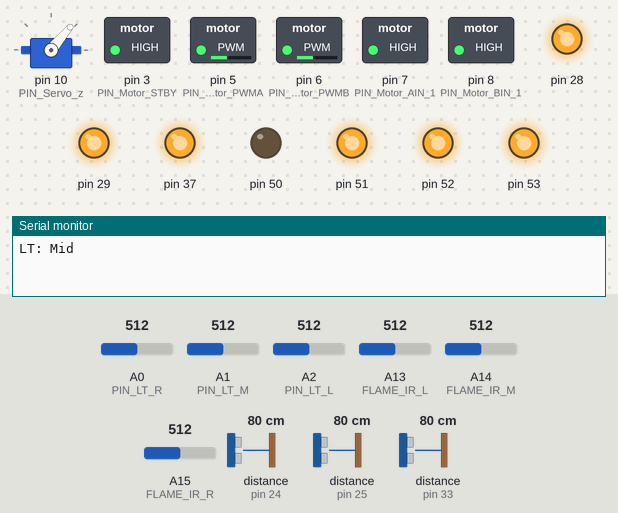
The sketch below on a simulated Arduino Mega 2560, built with avr-gcc and run on an emulated ATmega2560. On the bench: servo, switched loads named in the sketch (green lamp = pin HIGH), output pins drawn as LEDs (lit = HIGH), the last lines printed to the serial monitor. Wiring (inferred from the names in the program): 3 × ultrasonic range finder: trigger pin 26, echo pin 24 / trigger pin 27, echo pin 25 / trigger pin 35, echo pin 33. Dashed ring = blinking. Inputs (shaded band) come from the test bench; at power-on: distance to the obstacle (sensors on pin 24, pin 25, pin 33) 80 cm, A14 (FLAME_IR_M) = 512, A13 (FLAME_IR_L) = 512, A0 (PIN_LT_R) = 512, A1 (PIN_LT_M) = 512, A2 (PIN_LT_L) = 512, A15 (FLAME_IR_R) = 512. The echo pulse lasts 58.3 µs per cm; random numbers use the default seed unless the sketch sets one; pins used as bus, display or sensor lines are not drawn.

Above: at 2.2 s.
2.3 s: distance to the obstacle (sensor on pin 24) set to 13 cm
3.8 s: distance to the obstacle (sensor on pin 24) set to 10 cm
At 4.6 s:
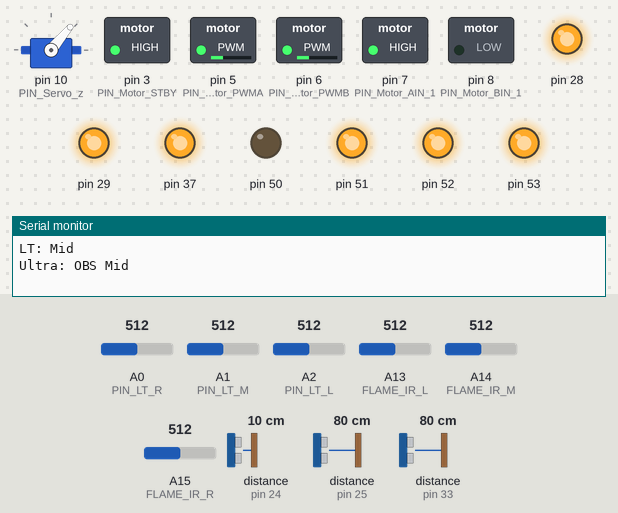
6.8 s: A14 (FLAME_IR_M) set to 481
At 7.16 s:
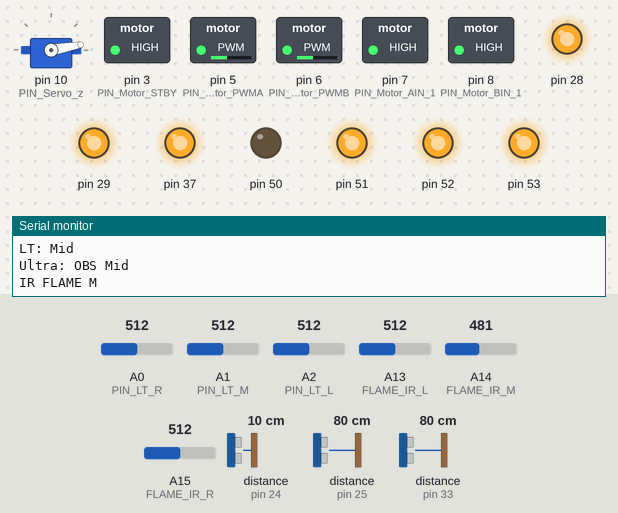
9.8 s: A14 (FLAME_IR_M) set to 716
At 10.7 s:
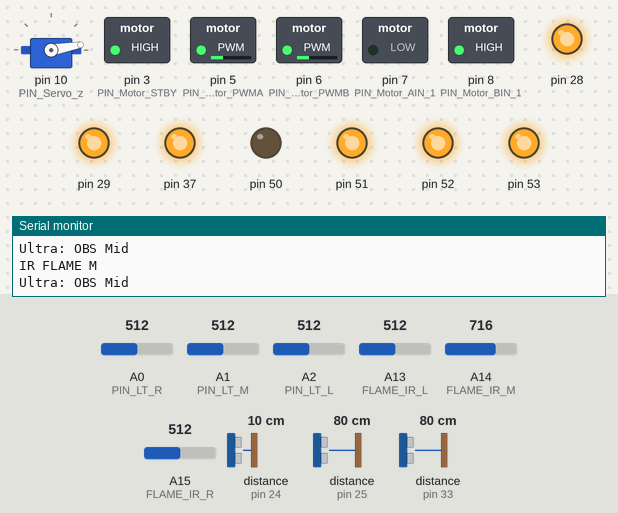
12.8 s: A13 (FLAME_IR_L) set to 484
At 13.42 s:
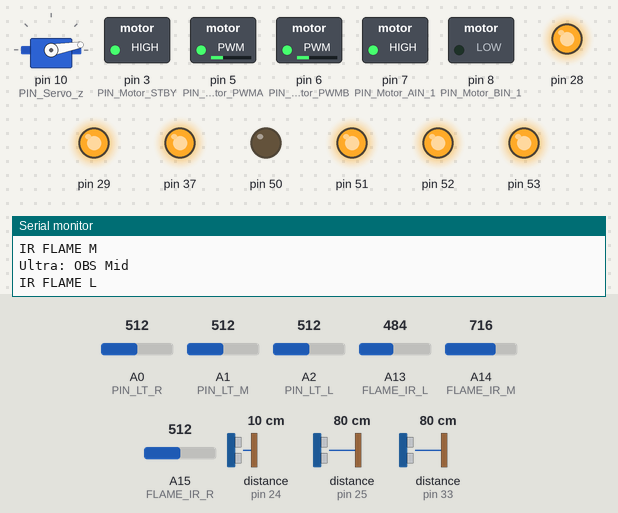
15.8 s: A13 (FLAME_IR_L) set to 510
At 16.9 s:
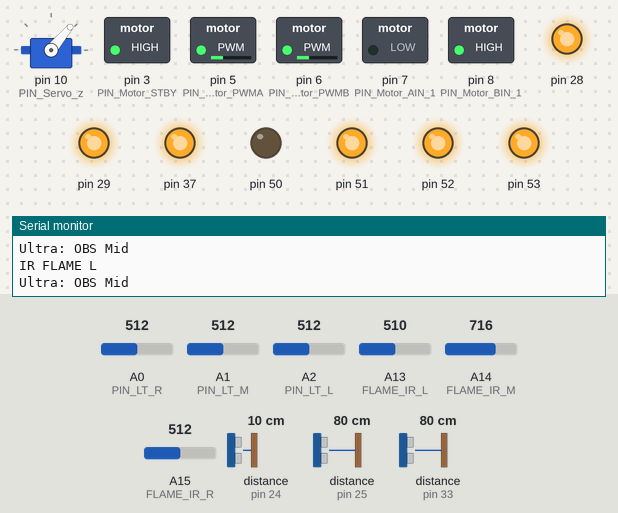
Timing chart, 0 to 19.8 s (numbered marks = the images above; inputs shaded):
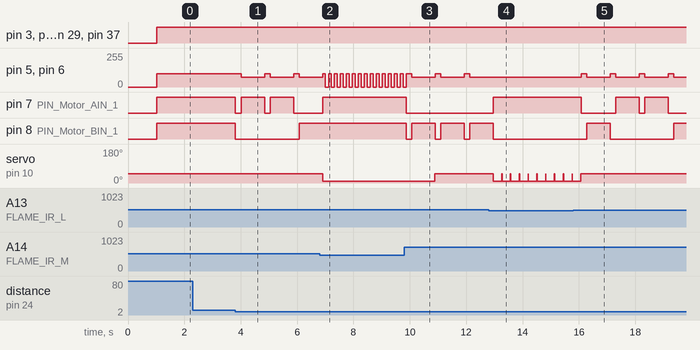

The sketch:

CPS607.ino
```cpp
#include <avr/wdt.h>
#include "DeviceDriverSet_xxx0.h"
#include "ApplicationFunctionSet_xxx0.h"

void setup()
{
  Application_FunctionSet.ApplicationFunctionSet_Init();
}

void loop()
{
  Application_FunctionSet.ApplicationFunctionSet_Main();
}
```

ApplicationFunctionSet_xxx0.cpp
```cpp
#include <hardwareSerial.h>
#include <stdio.h>
#include <stdlib.h>
#include <time.h>
#include <string.h>
#include "ApplicationFunctionSet_xxx0.h"
#include "DeviceDriverSet_xxx0.h"

// When enabled the robot will output values but the motors will not activate
#define freeze_mode_enabled false
#define init_servo_pos 50
#define second_servo_pos 10

#define forward_speed 100
#define backward_speed 100
#define turn_speed 75

#define IR_LR_delay 300
#define flame_forward_delay 100
#define flame_stop_delay 100

#define OBS_LR_delay 100
#define backup_delay 200
#define backup_turn_delay 800
#define mid_dist 10
#define LR_dist 10
#define LR_main_extra 0
#define LR_compare 7

ApplicationFunctionSet Application_FunctionSet;

DeviceDriverSet_Motor AppMotor;
DeviceDriverSet_ULTRASONIC AppULTRASONIC_OBS_L;
DeviceDriverSet_ULTRASONIC AppULTRASONIC_OBS_M;
DeviceDriverSet_ULTRASONIC AppULTRASONIC_OBS_R;
DeviceDriverSet_LINE_TRACKER AppLINE_TRACKER;
DeviceDriverSet_FLAME_IR AppLINE_FLAME_IR;
DeviceDriverSet_Servo AppServo;

static boolean function_xxx(long x, long s, long e)
{
  if (s <= x && x <= e)
    return true;
  else
    return false;
}

enum SmartRobotCarMotionControl
{
  Forward,       //(1)
  Backward,      //(2)
  Left,          //(3)
  Right,         //(4)
  LeftForward,   //(5)
  LeftBackward,  //(6)
  RightForward,  //(7)
  RightBackward, //(8)
  stop_it        //(9)
};

void ApplicationFunctionSet_SmartRobotCarMotionControl(SmartRobotCarMotionControl direction, uint8_t is_speed);

void ApplicationFunctionSet::ApplicationFunctionSet_Init(void)
{
  Serial.begin(9600);
  AppMotor.DeviceDriverSet_Motor_Init();
  AppULTRASONIC_OBS_M.DeviceDriverSet_ULTRASONIC_Init_OBS_M();
  AppULTRASONIC_OBS_L.DeviceDriverSet_ULTRASONIC_Init_OBS_L();
  AppULTRASONIC_OBS_R.DeviceDriverSet_ULTRASONIC_Init_OBS_R();
  AppLINE_TRACKER.DeviceDriverSet_LINE_TRACKER_Init();
  AppLINE_FLAME_IR.DeviceDriverSet_FLAME_IR_Init();
  AppServo.DeviceDriverSet_Servo_Init(init_servo_pos);

  while (Serial.read() >= 0)
  {
    /*Clear serial port cache...*/
  }
  delay(1000);
}

static void ApplicationFunctionSet_SmartRobotCarMotionControl(SmartRobotCarMotionControl direction, uint8_t is_speed)
{
  ApplicationFunctionSet Application_FunctionSet;
  uint8_t speed = is_speed;
  uint8_t Kp, UpperLimit;
  Kp = 2;
  UpperLimit = 180;

  if (freeze_mode_enabled)
  {
    direction = stop_it;
  }

  switch (direction) {
  case Forward:
    AppMotor.DeviceDriverSet_Motor_control(/*direction_A*/ direction_just, /*speed_A*/ speed,
                                            /*direction_B*/ direction_just, /*speed_B*/ speed, /*controlED*/ control_enable); //Motor control
    break;
  case Backward:
    AppMotor.DeviceDriverSet_Motor_control(/*direction_A*/ direction_back, /*speed_A*/ speed,
                                            /*direction_B*/ direction_back, /*speed_B*/ speed, /*controlED*/ control_enable); //Motor control
    break;
  case  Left:
    AppMotor.DeviceDriverSet_Motor_control(/*direction_A*/ direction_just, /*speed_A*/ speed,
                                           /*direction_B*/ direction_back, /*speed_B*/ speed, /*controlED*/ control_enable); //Motor control
    break;
  case Right:
    AppMotor.DeviceDriverSet_Motor_control(/*direction_A*/ direction_back, /*speed_A*/ speed,
                                           /*direction_B*/ direction_just, /*speed_B*/ speed, /*controlED*/ control_enable); //Motor control
    break;
  case LeftForward:
    AppMotor.DeviceDriverSet_Motor_control(/*direction_A*/ direction_just, /*speed_A*/ speed,
                                           /*direction_B*/ direction_just, /*speed_B*/ speed / 2, /*controlED*/ control_enable); //Motor control
    break;
  case LeftBackward:
    AppMotor.DeviceDriverSet_Motor_control(/*direction_A*/ direction_back, /*speed_A*/ speed,
                                           /*direction_B*/ direction_back, /*speed_B*/ speed / 2, /*controlED*/ control_enable); //Motor control
    break;
  case RightForward:
    AppMotor.DeviceDriverSet_Motor_control(/*direction_A*/ direction_just, /*speed_A*/ speed / 2,
                                           /*direction_B*/ direction_just, /*speed_B*/ speed, /*controlED*/ control_enable); //Motor control
    break;
  case RightBackward:
    AppMotor.DeviceDriverSet_Motor_control(/*direction_A*/ direction_back, /*speed_A*/ speed / 2,
                                           /*direction_B*/ direction_back, /*speed_B*/ speed, /*controlED*/ control_enable); //Motor control
    break;
  case stop_it:
    AppMotor.DeviceDriverSet_Motor_control(/*direction_A*/ direction_void, /*speed_A*/ 0,
                                           /*direction_B*/ direction_void, /*speed_B*/ 0, /*controlED*/ control_enable); //Motor control
    break;
  default:
    Serial.println("Invalid Direction");
    break;
  }
}

char lastPrintStatement[100];
static void printOnce(const char* tryingToPrint) {
  if (strcmp(tryingToPrint, lastPrintStatement) != 0) {
    Serial.println(tryingToPrint);
    strcpy(lastPrintStatement, tryingToPrint);
  }
}

long lastTimeLineWasDetected = millis();
int randomDirection = random(0, 2);

void ApplicationFunctionSet::ApplicationFunctionSet_Line_Tracking(void)
{
  float get_LT_L = AppLINE_TRACKER.DeviceDriverSet_LINE_TRACKER_get_LT_L();
  float get_LT_M = AppLINE_TRACKER.DeviceDriverSet_LINE_TRACKER_get_LT_M();
  float get_LT_R = AppLINE_TRACKER.DeviceDriverSet_LINE_TRACKER_get_LT_R();

  if (function_xxx(get_LT_M, TrackingDetection_S, TrackingDetection_E)) {
    ApplicationFunctionSet_SmartRobotCarMotionControl(Forward, forward_speed);
    printOnce("LT: Mid");
    lastTimeLineWasDetected = millis();
  } else if (function_xxx(get_LT_R, TrackingDetection_S, TrackingDetection_E)) {
    ApplicationFunctionSet_SmartRobotCarMotionControl(Right, turn_speed);
    printOnce("LT: Right");
    lastTimeLineWasDetected = millis();
  } else if (function_xxx(get_LT_L, TrackingDetection_S, TrackingDetection_E)) {
    ApplicationFunctionSet_SmartRobotCarMotionControl(Left, turn_speed);
    printOnce("LT: Left");
  } else if (millis() - lastTimeLineWasDetected <= 1000) {
    if (randomDirection == -1) {
      randomDirection = random(0, 2);
    }

    if (randomDirection == 0) {
      ApplicationFunctionSet_SmartRobotCarMotionControl(Right, turn_speed);
      printOnce("Looking for Line: Right");
    } else {
      ApplicationFunctionSet_SmartRobotCarMotionControl(Left, turn_speed);
      printOnce("Looking for Line: Left");
    }
  } else {
    ApplicationFunctionSet_SmartRobotCarMotionControl(Forward, forward_speed);
    printOnce("ELSE: Forward");
    randomDirection = -1;
    lastTimeLineWasDetected = 0;
  }
}

bool flame_visible_state = false;

static void delay_special(uint16_t ms, float get_FLAME_M, float get_FLAME_L, float get_FLAME_R) {
  bool isOn = false;
  for (unsigned long i = 0;i < ms;i++) {
    if (isOn == false && (get_FLAME_M < 500 || get_FLAME_L < 500 || get_FLAME_R < 500)) {
      AppServo.DeviceDriverSet_Servo_control(second_servo_pos);
      isOn = true;
    }
    delay(1);
  }
  if (isOn) {
    AppServo.DeviceDriverSet_Servo_control(init_servo_pos);
  }
}

void ApplicationFunctionSet::ApplicationFunctionSet_Main(void) {
  uint16_t get_Distance_OBS_L;
  uint16_t get_Distance_OBS_M;
  uint16_t get_Distance_OBS_R;

  AppULTRASONIC_OBS_L.DeviceDriverSet_ULTRASONIC_Get_OBS_L(&get_Distance_OBS_L /*out*/);
  AppULTRASONIC_OBS_M.DeviceDriverSet_ULTRASONIC_Get_OBS_M(&get_Distance_OBS_M /*out*/);
  AppULTRASONIC_OBS_R.DeviceDriverSet_ULTRASONIC_Get_OBS_R(&get_Distance_OBS_R /*out*/);

  float get_FLAME_L = AppLINE_FLAME_IR.DeviceDriverSet_get_FLAME_IR_L();
  float get_FLAME_M = AppLINE_FLAME_IR.DeviceDriverSet_get_FLAME_IR_M();
  float get_FLAME_R = AppLINE_FLAME_IR.DeviceDriverSet_get_FLAME_IR_R();

  if (get_FLAME_M == 0 || get_FLAME_R == 0 || get_FLAME_L == 0) {
    ApplicationFunctionSet_SmartRobotCarMotionControl(stop_it, 0);
    if (function_xxx(get_FLAME_M, 0, 0)) {
      printOnce("Not Plugged In FLAME M");}
    if (function_xxx(get_FLAME_R, 0, 0)) {
      printOnce("Not Plugged In FLAME R");}
    if (function_xxx(get_FLAME_L, 0, 0)) {
      printOnce("Not Plugged In FLAME L");}
  } else if (function_xxx(get_Distance_OBS_L, 0, 0) || function_xxx(get_Distance_OBS_M, 0, 0) || function_xxx(get_Distance_OBS_R, 0, 0)) {
    ApplicationFunctionSet_SmartRobotCarMotionControl(stop_it, 0);
    if (function_xxx(get_Distance_OBS_L, 0, 0)){
      printOnce("Not Plugged In OBS L");}
    if (function_xxx(get_Distance_OBS_M, 0, 0)){
      printOnce("Not Plugged In OBS M");}
    if (function_xxx(get_Distance_OBS_R, 0, 0)){
      printOnce("Not Plugged In OBS R");}
  } else if (get_FLAME_M < 500) {
    AppServo.DeviceDriverSet_Servo_control(second_servo_pos);
    ApplicationFunctionSet_SmartRobotCarMotionControl(Forward, forward_speed);
    delay(flame_forward_delay);
    ApplicationFunctionSet_SmartRobotCarMotionControl(stop_it, 0);
    delay(flame_stop_delay);
    printOnce("IR FLAME M");
    flame_visible_state = true;
  } else if (get_FLAME_L < 500) {
    AppServo.DeviceDriverSet_Servo_control(second_servo_pos);
    ApplicationFunctionSet_SmartRobotCarMotionControl(Left, turn_speed);
    delay(IR_LR_delay);
    printOnce("IR FLAME L");
    flame_visible_state = true;
  } else if (get_FLAME_R < 500) {
    AppServo.DeviceDriverSet_Servo_control(second_servo_pos);
    ApplicationFunctionSet_SmartRobotCarMotionControl(Right, turn_speed);
    delay(IR_LR_delay);
    printOnce("IR FLAME R");
    flame_visible_state = true;
  } else if (function_xxx(get_Distance_OBS_M, 1, mid_dist) || (function_xxx(get_Distance_OBS_L, 1, LR_dist) && function_xxx(get_Distance_OBS_R, 1, LR_dist))) {
    printOnce("Ultra: OBS Mid");
    if (get_Distance_OBS_L < get_Distance_OBS_R && get_Distance_OBS_R - get_Distance_OBS_L > LR_compare) {
      ApplicationFunctionSet_SmartRobotCarMotionControl(Right, turn_speed);
      delay_special(OBS_LR_delay, get_FLAME_M, get_FLAME_L, get_FLAME_R);
    } else if (get_Distance_OBS_L > get_Distance_OBS_R && get_Distance_OBS_L - get_Distance_OBS_R > LR_compare) {
      ApplicationFunctionSet_SmartRobotCarMotionControl(Left, turn_speed);
      delay_special(OBS_LR_delay, get_FLAME_M, get_FLAME_L, get_FLAME_R);
    } else {
      ApplicationFunctionSet_SmartRobotCarMotionControl(Backward, backward_speed);
      delay_special(backup_delay, get_FLAME_M, get_FLAME_L, get_FLAME_R);
      int randomDirection = random(0, 2);
      if (randomDirection == 0) {
        ApplicationFunctionSet_SmartRobotCarMotionControl(Right, turn_speed);
      } else {
        ApplicationFunctionSet_SmartRobotCarMotionControl(Left, turn_speed);
      }
      delay_special(backup_turn_delay, get_FLAME_M, get_FLAME_L, get_FLAME_R);
    }
  } else if (function_xxx(get_Distance_OBS_L, 1, LR_dist + LR_main_extra)) {
    ApplicationFunctionSet_SmartRobotCarMotionControl(Right, turn_speed);
    delay_special(OBS_LR_delay, get_FLAME_M, get_FLAME_L, get_FLAME_R);
    printOnce("Ultra: OBS Left");
  } else if (function_xxx(get_Distance_OBS_R, 1, LR_dist + LR_main_extra)) {
    ApplicationFunctionSet_SmartRobotCarMotionControl(Left, turn_speed);
    delay_special(OBS_LR_delay, get_FLAME_M, get_FLAME_L, get_FLAME_R);
    printOnce("Ultra: OBS Right");
  } else {
    ApplicationFunctionSet_Line_Tracking();
  }

  if (get_FLAME_M >= 500 && flame_visible_state) {
    flame_visible_state = false;
    AppServo.DeviceDriverSet_Servo_control(init_servo_pos);
  }
}
```

ApplicationFunctionSet_xxx0.h
```cpp
#ifndef _ApplicationFunctionSet_xxx0_H_
#define _ApplicationFunctionSet_xxx0_H_

#include <arduino.h>

class ApplicationFunctionSet
{
  public:
    uint16_t TrackingDetection_S = 250;
    uint16_t TrackingDetection_E = 850;
    void ApplicationFunctionSet_Init(void);
    void ApplicationFunctionSet_Main(void);
    void ApplicationFunctionSet_Line_Tracking(void);
};
extern ApplicationFunctionSet Application_FunctionSet;
#endif
```

DeviceDriverSet_xxx0.cpp
```cpp
#include "DeviceDriverSet_xxx0.h"

/*Motor control*/
void DeviceDriverSet_Motor::DeviceDriverSet_Motor_Init(void)
{
  pinMode(PIN_Motor_PWMA, OUTPUT);
  pinMode(PIN_Motor_PWMB, OUTPUT);
  pinMode(PIN_Motor_AIN_1, OUTPUT);
  pinMode(PIN_Motor_BIN_1, OUTPUT);
  pinMode(PIN_Motor_STBY, OUTPUT);
}

void DeviceDriverSet_Motor::DeviceDriverSet_Motor_control(boolean direction_A, uint8_t speed_A, boolean direction_B, uint8_t speed_B, boolean controlED)
{
  if (controlED == control_enable)
  {
    digitalWrite(PIN_Motor_STBY, HIGH);
    {
      switch (direction_A)
      {
      case direction_just:
        digitalWrite(PIN_Motor_AIN_1, HIGH);
        analogWrite(PIN_Motor_PWMA, speed_A);
        break;
      case direction_back:
        digitalWrite(PIN_Motor_AIN_1, LOW);
        analogWrite(PIN_Motor_PWMA, speed_A);
        break;
      case direction_void:
        analogWrite(PIN_Motor_PWMA, 0);
        digitalWrite(PIN_Motor_STBY, LOW);
        break;
      default:
        analogWrite(PIN_Motor_PWMA, 0);
        digitalWrite(PIN_Motor_STBY, LOW);
        break;
      }
    }
    {
      switch (direction_B)
      {
      case direction_just:
        digitalWrite(PIN_Motor_BIN_1, HIGH);
        analogWrite(PIN_Motor_PWMB, speed_B);
        break;
      case direction_back:
        digitalWrite(PIN_Motor_BIN_1, LOW);
        analogWrite(PIN_Motor_PWMB, speed_B);
        break;
      case direction_void:
        analogWrite(PIN_Motor_PWMB, 0);
        digitalWrite(PIN_Motor_STBY, LOW);
        break;
      default:
        analogWrite(PIN_Motor_PWMB, 0);
        digitalWrite(PIN_Motor_STBY, LOW);
        break;
      }
    }
  }
  else
  {
    digitalWrite(PIN_Motor_STBY, LOW);
    return;
  }
}

void DeviceDriverSet_ULTRASONIC::DeviceDriverSet_ULTRASONIC_Init_OBS_L(void)
{
  pinMode(ECHO_PIN_OBS_L, INPUT);
  pinMode(TRIG_PIN_OBS_L, OUTPUT);
  pinMode(29, OUTPUT);
  pinMode(23, INPUT);
}

void DeviceDriverSet_ULTRASONIC::DeviceDriverSet_ULTRASONIC_Init_OBS_M(void)
{
  pinMode(ECHO_PIN_OBS_M, INPUT);
  pinMode(TRIG_PIN_OBS_M, OUTPUT);
  pinMode(28, OUTPUT);
  pinMode(22, INPUT);
}

void DeviceDriverSet_ULTRASONIC::DeviceDriverSet_ULTRASONIC_Init_OBS_R(void)
{
  pinMode(ECHO_PIN_OBS_R, INPUT);
  pinMode(TRIG_PIN_OBS_R, OUTPUT);
  pinMode(37, OUTPUT);
  pinMode(31, INPUT);
}

void DeviceDriverSet_ULTRASONIC::DeviceDriverSet_ULTRASONIC_Get_OBS_L(uint16_t *ULTRASONIC_Get_OBS_L /*out*/)
{
  unsigned int tempda_x_L = 0;
  digitalWrite(29, HIGH);
  digitalWrite(TRIG_PIN_OBS_L, LOW);
  delayMicroseconds(2);
  digitalWrite(TRIG_PIN_OBS_L, HIGH);
  delayMicroseconds(10);
  digitalWrite(TRIG_PIN_OBS_L, LOW);
  tempda_x_L = ((unsigned int)pulseIn(ECHO_PIN_OBS_L, HIGH) / 58);
  *ULTRASONIC_Get_OBS_L = tempda_x_L;
}

void DeviceDriverSet_ULTRASONIC::DeviceDriverSet_ULTRASONIC_Get_OBS_M(uint16_t *ULTRASONIC_Get_OBS_M /*out*/)
{
  unsigned int tempda_x_M = 0;
  digitalWrite(28, HIGH);
  digitalWrite(TRIG_PIN_OBS_M, LOW);
  delayMicroseconds(2);
  digitalWrite(TRIG_PIN_OBS_M, HIGH);
  delayMicroseconds(10);
  digitalWrite(TRIG_PIN_OBS_M, LOW);
  tempda_x_M = ((unsigned int)pulseIn(ECHO_PIN_OBS_M, HIGH) / 58);
  *ULTRASONIC_Get_OBS_M = tempda_x_M;
}

void DeviceDriverSet_ULTRASONIC::DeviceDriverSet_ULTRASONIC_Get_OBS_R(uint16_t *ULTRASONIC_Get_OBS_R /*out*/)
{
  unsigned int tempda_x_R = 0;
  digitalWrite(37, HIGH);
  digitalWrite(TRIG_PIN_OBS_R, LOW);
  delayMicroseconds(2);
  digitalWrite(TRIG_PIN_OBS_R, HIGH);
  delayMicroseconds(10);
  digitalWrite(TRIG_PIN_OBS_R, LOW);
  tempda_x_R = ((unsigned int)pulseIn(ECHO_PIN_OBS_R, HIGH) / 58);
  *ULTRASONIC_Get_OBS_R = tempda_x_R;
}

bool DeviceDriverSet_LINE_TRACKER::DeviceDriverSet_LINE_TRACKER_Init(void)
{
  pinMode(PIN_LT_L, INPUT);
  pinMode(PIN_LT_M, INPUT);
  pinMode(PIN_LT_R, INPUT);
  return false;
}
float DeviceDriverSet_LINE_TRACKER::DeviceDriverSet_LINE_TRACKER_get_LT_L(void)
{
  return analogRead(PIN_LT_L);
}
float DeviceDriverSet_LINE_TRACKER::DeviceDriverSet_LINE_TRACKER_get_LT_M(void)
{
  return analogRead(PIN_LT_M);
}
float DeviceDriverSet_LINE_TRACKER::DeviceDriverSet_LINE_TRACKER_get_LT_R(void)
{
  return analogRead(PIN_LT_R);
}

// IR sensor
bool DeviceDriverSet_FLAME_IR::DeviceDriverSet_FLAME_IR_Init(void)
{
  pinMode(FLAME_IR_R, INPUT);
  pinMode(53, OUTPUT);
  pinMode(FLAME_IR_M, INPUT);
  pinMode(52, OUTPUT);
  pinMode(FLAME_IR_L, INPUT);
  pinMode(51, OUTPUT);
  pinMode(50, OUTPUT);
  digitalWrite(53, HIGH);
  digitalWrite(52, HIGH);
  digitalWrite(51, HIGH);
  digitalWrite(50, LOW);
  return false;
}

float DeviceDriverSet_FLAME_IR::DeviceDriverSet_get_FLAME_IR_R(void)
{
  return analogRead(FLAME_IR_R);
}

float DeviceDriverSet_FLAME_IR::DeviceDriverSet_get_FLAME_IR_L(void)
{
  return analogRead(FLAME_IR_L);
}

float DeviceDriverSet_FLAME_IR::DeviceDriverSet_get_FLAME_IR_M(void)
{
  return analogRead(FLAME_IR_M);
}

Servo myservo;
void DeviceDriverSet_Servo::DeviceDriverSet_Servo_Init(unsigned int Position_angle)
{
  myservo.attach(PIN_Servo_z);
  myservo.write(Position_angle);
}

void DeviceDriverSet_Servo::DeviceDriverSet_Servo_control(unsigned int Position_angle)
{
  myservo.write(Position_angle);
}
```

Source omitted: DeviceDriverSet_xxx0.h (2348 bytes)

Measured:
- the behaviour switches between 12 and 11 cm on distance to the obstacle (sensor on pin 24) (found by bisection; images 0 and 1)
- the behaviour switches between 500 and 499 on A14 (FLAME_IR_M) (found by bisection; images 1 and 2)
- the behaviour switches between 500 and 499 on A13 (FLAME_IR_L) (found by bisection; images 3 and 4)
- after the input at 2.3 s, every drawn part: stays the same
- after the input at 3.8 s, pin 5 (PIN_Motor_PWMA), pin 6 (PIN_Motor_PWMB): alternates 100/255 for 0.20 s and 75/255 for 0.83 s, starting after 0.22 s; pin 7 (PIN_Motor_AIN_1): alternates HIGH for 0.83 s and LOW for 0.20 s, starting at once; pin 8 (PIN_Motor_BIN_1): HIGH → LOW at once, → HIGH 2.3 s later
- after the input at 6.8 s, pin 7 (PIN_Motor_AIN_1): LOW → HIGH after 0.10 s; servo on pin 10 (PIN_Servo_z): 50° → 10° after 0.10 s
- after the input at 9.8 s, pin 7 (PIN_Motor_AIN_1): HIGH → LOW after 0.07 s; pin 8 (PIN_Motor_BIN_1): alternates HIGH for 0.83 s and LOW for 0.20 s, starting after 0.07 s; servo on pin 10 (PIN_Servo_z): 10° → 50° after 1.1 s
- after the input at 12.8 s, servo on pin 10 (PIN_Servo_z): alternates 50° for 0.01 s and 10° for 0.30 s, starting after 0.16 s
- after the input at 15.8 s, pin 5 (PIN_Motor_PWMA), pin 6 (PIN_Motor_PWMB): alternates 100/255 for 0.20 s and 75/255 for 0.83 s, starting after 0.28 s; pin 7 (PIN_Motor_AIN_1): goes LOW 1.2 s, HIGH 0.83 s, LOW 0.20 s, HIGH 0.83 s, then LOW, starting after 0.28 s; pin 8 (PIN_Motor_BIN_1): LOW → HIGH after 0.48 s, → LOW 0.83 s later, → HIGH 2.3 s later
